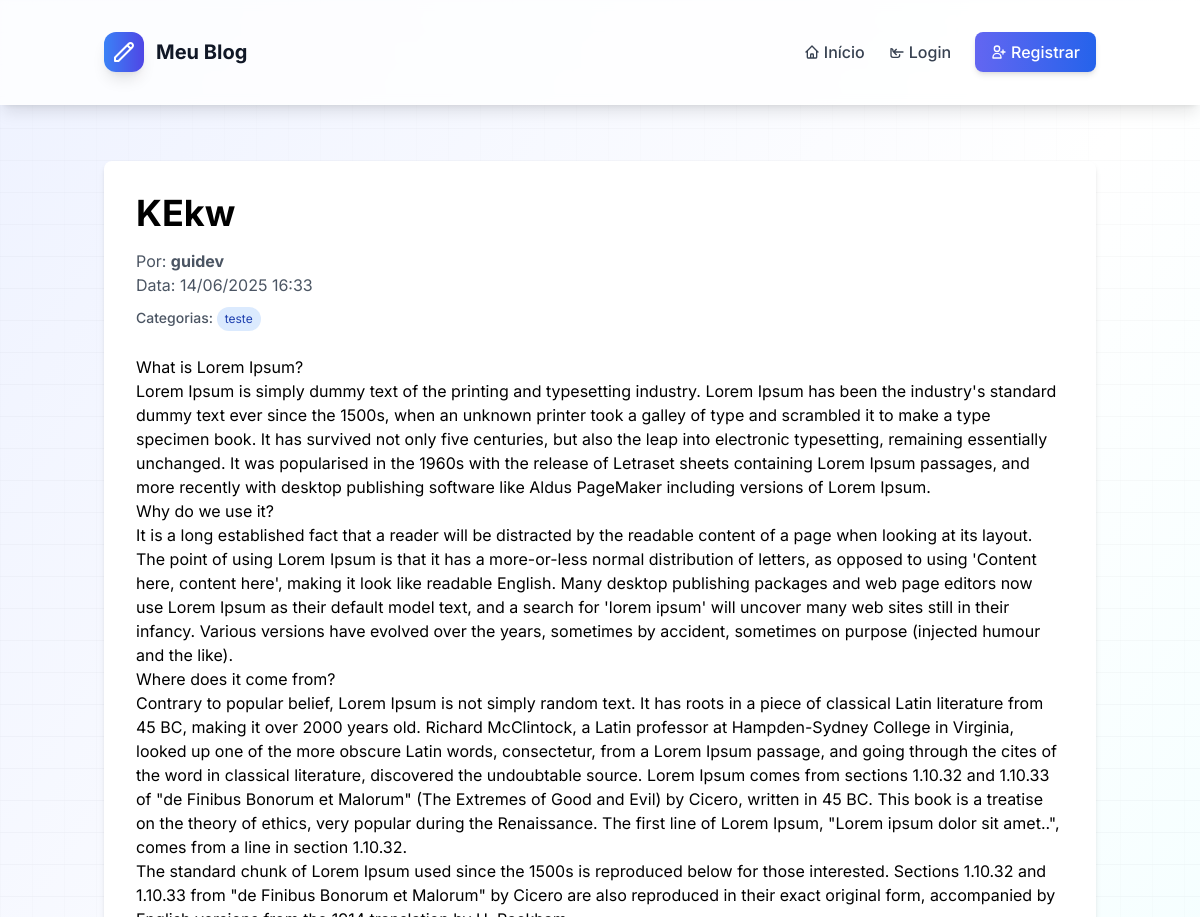
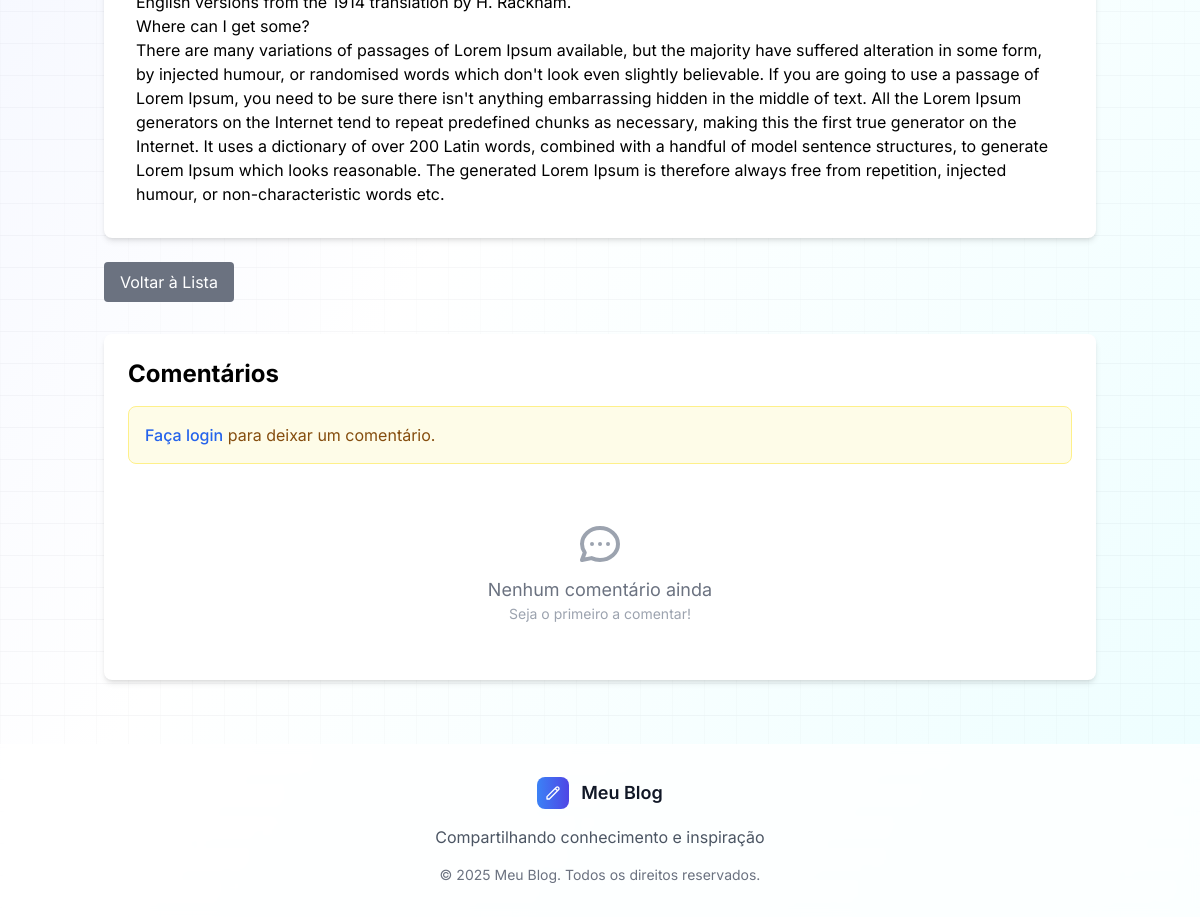
Before: /artigo/2/ with the older database file (2 pictures, top to bottom).
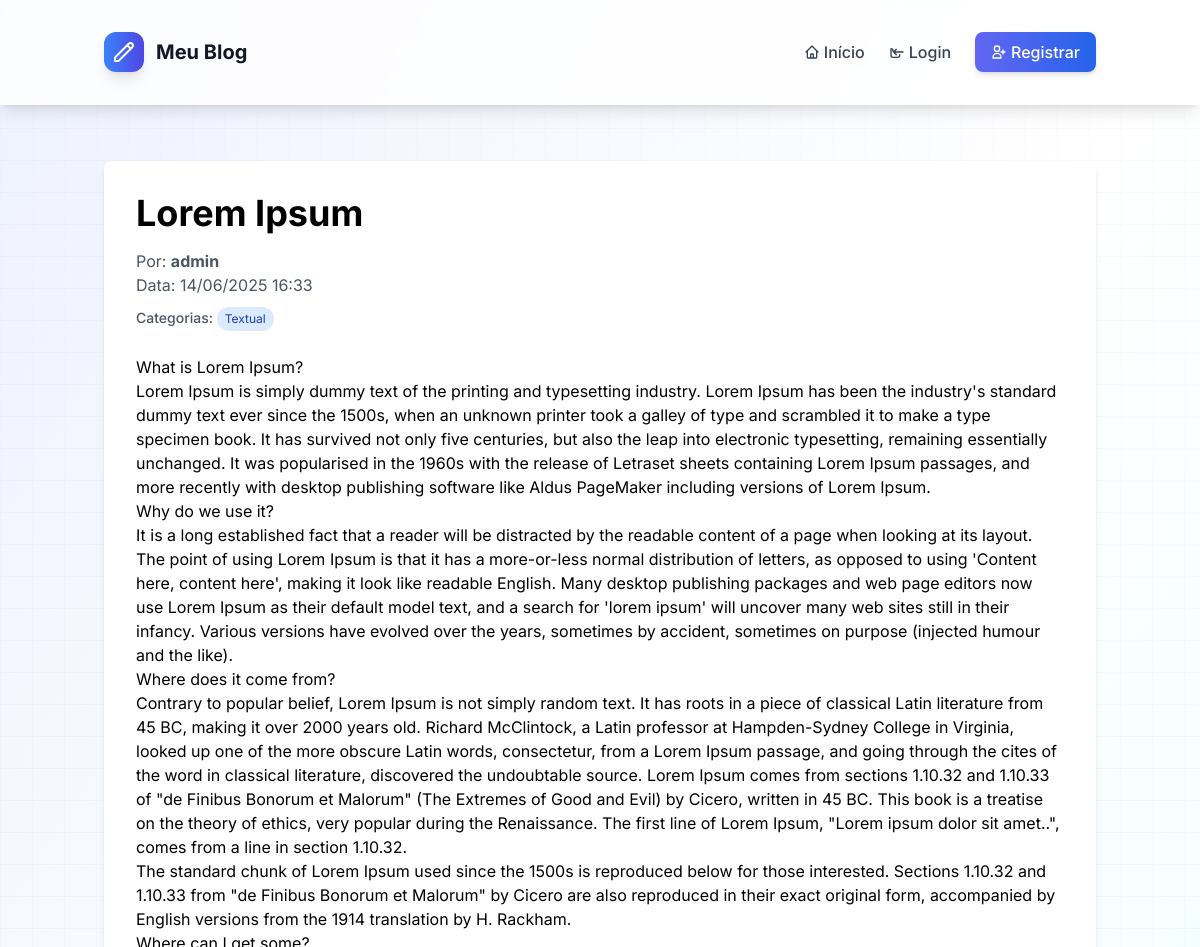
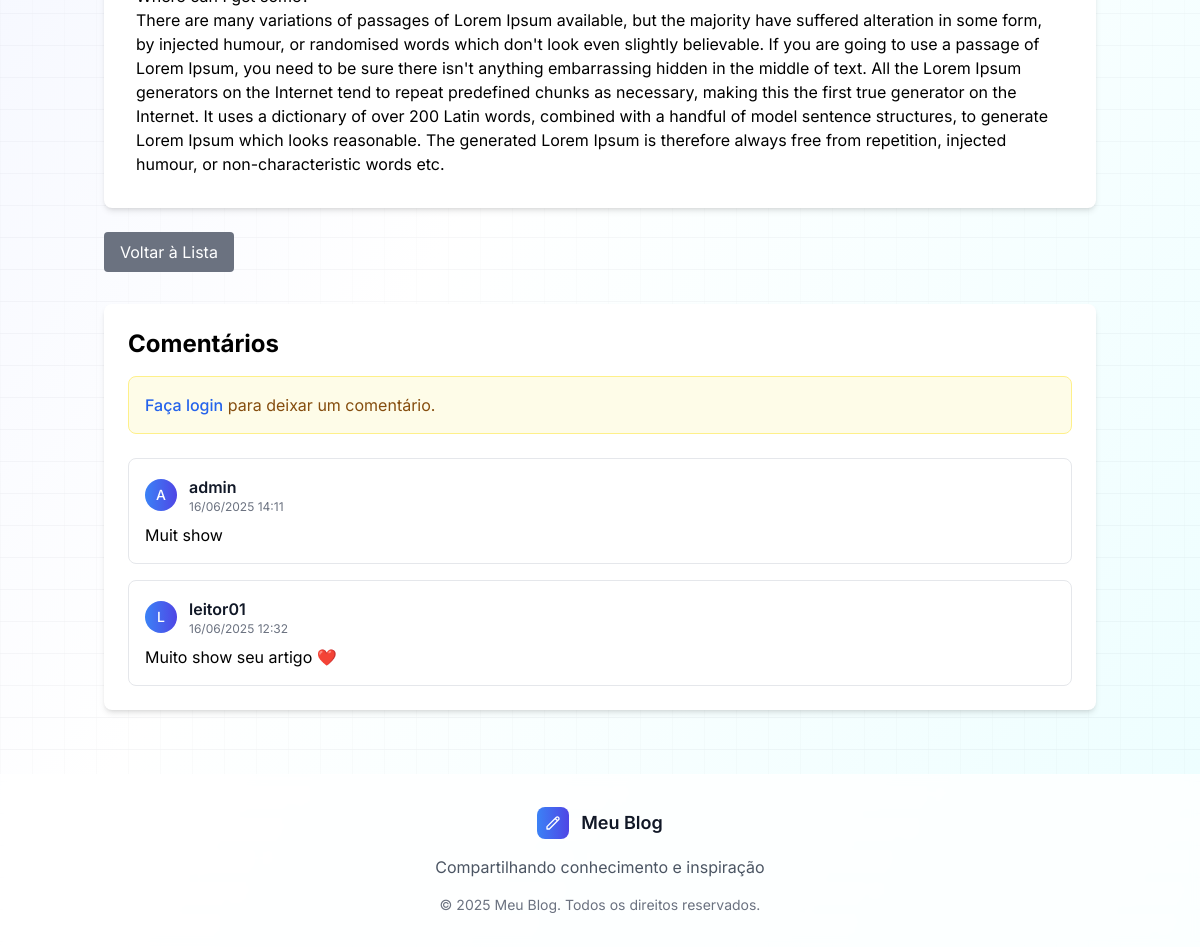
After: the same page with the newer database file (2 pictures, top to bottom).
### blog/models.py (models this page shows, shortened)
class Artigo(models.Model):
    titulo = models.CharField(max_length=200)
    conteudo = models.TextField()
    data_criacao = models.DateTimeField(auto_now_add=True)
    data_atualizacao = models.DateTimeField(auto_now=True)
    publicado = models.BooleanField(default=True)
    autor = models.ForeignKey(Usuario, on_delete=models.CASCADE, related_name='artigos')
    categorias = models.ManyToManyField(Categoria, related_name='artigos')
    class Meta:
        verbose_name = 'Artigo'
        verbose_name_plural = 'Artigos'
        ordering = ['-data_criacao']

class Usuario(AbstractUser):
    LEITOR = 'leitor'
    REDATOR = 'redator'
    ADMIN = 'admin'
    TIPO_USUARIO_CHOICES = [
        (LEITOR, 'Leitor'),
        (REDATOR, 'Redator'),
        (ADMIN, 'Administrador'),
    ]
    tipo_usuario = models.CharField(
        max_length=10,
        choices=TIPO_USUARIO_CHOICES,
        default=LEITOR,
    )
    groups = models.ManyToManyField(
        Group,
        verbose_name='groups',
        blank=True,
        related_name='blog_users',
        related_query_name='user',
    )
    user_permissions = models.ManyToManyField(
        Permission,
        verbose_name='user permissions',
        blank=True,
        related_name='blog_users',
        related_query_name='user',
    )
    class Meta:
        verbose_name = 'Usuário'
        verbose_name_plural = 'Usuários'

class Categoria(models.Model):
    nome = models.CharField(max_length=100)
    descricao = models.TextField(blank=True)
    class Meta:
        verbose_name = 'Categoria'
        verbose_name_plural = 'Categorias'

class Comentario(models.Model):
    artigo = models.ForeignKey(Artigo, on_delete=models.CASCADE, related_name='comentarios')
    autor = models.ForeignKey(Usuario, on_delete=models.CASCADE, related_name='comentarios')
    conteudo = models.TextField()
    data_criacao = models.DateTimeField(auto_now_add=True)
    data_atualizacao = models.DateTimeField(auto_now=True)
    class Meta:
        verbose_name = 'Comentário'
        verbose_name_plural = 'Comentários'
        ordering = ['-data_criacao']

### blog/views.py (the view)
# urls.py: path('artigo/<int:pk>/', views.artigo_detail, name='artigo_detail'),
def artigo_detail(request, pk):
    artigo = get_object_or_404(Artigo, pk=pk)
    return render(request, 'blog/artigo_detail.html', {'artigo': artigo})

### blog/templates/blog/artigo_detail.html (shortened to what this page needs)
{% extends 'blog/base.html' %}
{% block content %}
<div class="container mx-auto mt-10">
    <article class="bg-white shadow-md rounded-lg p-8">
        <h1 class="text-4xl font-bold mb-4">{{ artigo.titulo }}</h1>
        <div class="text-gray-600 mb-6">
            <p>Por: <strong>{{ artigo.autor.username }}</strong></p>
            <p>Data: {{ artigo.data_criacao|date:"d/m/Y H:i" }}</p>
            {% if artigo.categorias.all %}
                <div class="mt-2">
                    <span class="text-sm font-medium">Categorias: </span>
                    {% for categoria in artigo.categorias.all %}
                        <a href="{% url 'categoria_detail' categoria.pk %}" class="inline-block bg-blue-100 text-blue-800 text-xs px-2 py-1 rounded-full mr-1 hover:bg-blue-200">
                            {{ categoria.nome }}
                        </a>
                    {% endfor %}
                </div>
            {% endif %}
        </div>
        <div class="prose max-w-none">
            {{ artigo.conteudo|linebreaks }}
        </div>
    </article>
    <div class="mt-6 flex flex-wrap items-center justify-between gap-2">
        <div class="flex flex-wrap items-center gap-2">
            <a href="{% url 'artigo_list' %}" class="bg-gray-500 text-white px-4 py-2 rounded hover:bg-gray-600 h-10 flex items-center">Voltar à Lista</a>
        </div>
    </div>
    <div class="mt-8 bg-white shadow-md rounded-lg p-6">
        <h2 class="text-2xl font-bold mb-4">Comentários</h2>
        {% if user.is_authenticated %}
            <div class="mb-6 p-4 bg-gray-50 rounded-lg">
                <h3 class="text-lg font-semibold mb-3">Deixe seu comentário</h3>
                <form method="post" action="{% url 'comentario_create' artigo.pk %}">
                    {% csrf_token %}
                    <div class="mb-4">
                        <textarea
                            name="conteudo"
                            rows="3"
                            class="w-full border border-gray-300 rounded-lg p-3 focus:ring-2 focus:ring-blue-500 focus:border-transparent"
                            placeholder="Escreva seu comentário aqui..."
                            required
                        ></textarea>
                    </div>
                    <div class="flex justify-end">
                        <button type="submit" class="bg-blue-500 text-white px-6 py-2 rounded-lg hover:bg-blue-600 transition duration-200">
                            💬 Comentar
                        </button>
                    </div>
                </form>
            </div>
        {% else %}
            <div class="mb-6 p-4 bg-yellow-50 border border-yellow-200 rounded-lg">
                <p class="text-yellow-800">
                    <a href="{% url 'login' %}" class="text-blue-600 hover:underline font-medium">Faça login</a>
                    para deixar um comentário.
                </p>
            </div>
        {% endif %}
        <div class="space-y-4">
            {% for comentario in artigo.comentarios.all %}
                <div class="border border-gray-200 rounded-lg p-4 hover:bg-gray-50 transition duration-200">
                    <div class="flex items-start justify-between">
                        <div class="flex-1">
                            <div class="flex items-center mb-2">
                                <div class="w-8 h-8 bg-gradient-to-r from-blue-500 to-indigo-600 rounded-full flex items-center justify-center mr-3">
                                    <span class="text-white text-sm font-medium">
                                        {{ comentario.autor.username|first|upper }}
                                    </span>
                                </div>
                                <div>
                                    <h4 class="font-semibold text-gray-900">{{ comentario.autor.username }}</h4>
                                    <p class="text-xs text-gray-500">{{ comentario.data_criacao|date:"d/m/Y H:i" }}</p>
                                </div>
                            </div>
                            <p class="text-gray-700 ml-11">{{ comentario.conteudo|linebreaks }}</p>
                        </div>
                    </div>
                </div>
            {% empty %}
                <div class="text-center py-8">
                    <div class="text-gray-400 mb-2">
                    </div>
                    <p class="text-gray-500 text-lg">Nenhum comentário ainda</p>
                    <p class="text-gray-400 text-sm">Seja o primeiro a comentar!</p>
                </div>
            {% endfor %}
        </div>
    </div>
</div>
{% endblock %}

### blog/templates/blog/base.html (shortened to what this page needs)
{% load static %}
<!DOCTYPE html>
<html lang="pt-BR">
<head>
    <script src="https://cdn.tailwindcss.com"></script>
    <link href="{% static 'css/style.css' %}" rel="stylesheet">
</head>
<body class="bg-gradient-to-br from-indigo-50 via-white to-cyan-50 min-h-screen font-inter flex flex-col">
    <header class="bg-white/80 backdrop-blur-sm shadow-lg border-b border-white/20 sticky top-0 z-50">
        <div class="container mx-auto px-4 py-4">
            <nav class="flex items-center justify-between">
                <div class="flex items-center space-x-3">
                    <div class="h-10 w-10 bg-gradient-to-r from-blue-500 to-indigo-600 rounded-xl flex items-center justify-center shadow-lg">
                        <svg class="h-6 w-6 text-white" fill="none" stroke="currentColor" viewBox="0 0 24 24">
                            <path stroke-linecap="round" stroke-linejoin="round" stroke-width="2" d="M15.232 5.232l3.536 3.536m-2.036-5.036a2.5 2.5 0 113.536 3.536L6.5 21.036H3v-3.572L16.732 3.732z"></path>
                        </svg>
                    </div>
                    <a href="{% url 'index' %}" class="text-xl font-bold text-gray-900 hover:text-indigo-600 transition duration-200">
                        Meu Blog
                    </a>
                </div>
                <div class="hidden md:flex items-center space-x-6">
                    <a href="{% url 'index' %}" class="text-gray-700 hover:text-indigo-600 font-medium transition duration-200 flex items-center">
                        <svg class="w-4 h-4 mr-1" fill="none" stroke="currentColor" viewBox="0 0 24 24">
                            <path stroke-linecap="round" stroke-linejoin="round" stroke-width="2" d="M3 12l2-2m0 0l7-7 7 7M5 10v10a1 1 0 001 1h3m10-11l2 2m-2-2v10a1 1 0 01-1 1h-3m-6 0a1 1 0 001-1v-4a1 1 0 011-1h2a1 1 0 011 1v4a1 1 0 001 1m-6 0h6"></path>
                        </svg>
                        Início
                    </a>
                    {% if user.is_authenticated %}
                        {% if user.is_redator or user.is_admin %}
                            <a href="{% url 'artigo_create' %}" class="bg-gradient-to-r from-indigo-500 to-blue-600 text-white px-4 py-2 rounded-lg font-medium hover:from-indigo-600 hover:to-blue-700 transition duration-200 shadow-md flex items-center">
                                <svg class="w-4 h-4 mr-1" fill="none" stroke="currentColor" viewBox="0 0 24 24">
                                    <path stroke-linecap="round" stroke-linejoin="round" stroke-width="2" d="M12 6v6m0 0v6m0-6h6m-6 0H6"></path>
                                </svg>
                                {% if user.is_admin %}Criar e Publicar{% else %}Submeter Artigo{% endif %}
                            </a>
                        {% endif %}
                        {% if user.is_admin %}
                            <a href="{% url 'categoria_create' %}" class="text-gray-700 hover:text-indigo-600 font-medium transition duration-200 flex items-center">
                                <svg class="w-4 h-4 mr-1" fill="none" stroke="currentColor" viewBox="0 0 24 24">
                                    <path stroke-linecap="round" stroke-linejoin="round" stroke-width="2" d="M12 6v6m0 0v6m0-6h6m-6 0H6"></path>
                                </svg>
                                Nova Categoria
                            </a>
                            <a href="{% url 'solicitacoes_redator' %}" class="text-gray-700 hover:text-indigo-600 font-medium transition duration-200 flex items-center">
                                <svg class="w-4 h-4 mr-1" fill="none" stroke="currentColor" viewBox="0 0 24 24">
                                    <path stroke-linecap="round" stroke-linejoin="round" stroke-width="2" d="M12 4v8m0 0v8m-8-8h16"/>
                                </svg>
                                Solicitações de Redator
                            </a>
                            <a href="{% url 'solicitacoes_artigo' %}" class="text-gray-700 hover:text-indigo-600 font-medium transition duration-200 flex items-center">
                                <svg class="w-4 h-4 mr-1" fill="none" stroke="currentColor" viewBox="0 0 24 24">
                                    <path stroke-linecap="round" stroke-linejoin="round" stroke-width="2" d="M9 12h6m-6 4h6m2 5H7a2 2 0 01-2-2V5a2 2 0 012-2h5.586a1 1 0 01.707.293l5.414 5.414a1 1 0 01.293.707V19a2 2 0 01-2 2z"/>
                            </svg>
                            Aprovar Artigos
                        </a>
                    {% endif %}
                    {% if user.is_leitor and not user.is_redator and not user.is_admin %}
                        <a href="{% url 'solicitar_redator' %}" class="bg-gradient-to-r from-green-500 to-green-600 text-white px-4 py-2 rounded-lg font-medium hover:from-green-600 hover:to-green-700 transition duration-200 shadow-md flex items-center">
                            <svg class="w-4 h-4 mr-1" fill="none" stroke="currentColor" viewBox="0 0 24 24">
                                <path stroke-linecap="round" stroke-linejoin="round" stroke-width="2" d="M15 12a3 3 0 11-6 0 3 3 0 016 0z M2.458 12C3.732 7.943 7.523 5 12 5c4.478 0 8.268 2.943 9.542 7-1.274 4.057-5.064 7-9.542 7-4.477 0-8.268-2.943-9.542-7z"></path>
                            </svg>
                            Ser Redator
                        </a>
                    {% endif %}
                    <a href="{% url 'logout' %}" class="text-gray-700 hover:text-red-600 font-medium transition duration-200 flex items-center">
                        <svg class="w-4 h-4 mr-1" fill="none" stroke="currentColor" viewBox="0 0 24 24">
                            <path stroke-linecap="round" stroke-linejoin="round" stroke-width="2" d="M17 16l4-4m0 0l-4-4m4 4H7m6 4v1a3 3 0 01-3 3H6a3 3 0 01-3-3V7a3 3 0 013 3v1"></path>
                        </svg>
                        Sair
                    </a>
                    <div class="flex items-center text-sm text-gray-600 bg-gray-100 px-3 py-1 rounded-full">
                        <svg class="w-4 h-4 mr-1" fill="none" stroke="currentColor" viewBox="0 0 24 24">
                            <path stroke-linecap="round" stroke-linejoin="round" stroke-width="2" d="M16 7a4 4 0 11-8 0 4 4 0 018 0zM12 14a7 7 0 00-7 7h14a7 7 0 00-7-7z"></path>
                        </svg>
                        {{ user.username }}
                    </div>
                {% else %}
                    <a href="{% url 'login' %}" class="text-gray-700 hover:text-indigo-600 font-medium transition duration-200 flex items-center">
                        <svg class="w-4 h-4 mr-1" fill="none" stroke="currentColor" viewBox="0 0 24 24">
                            <path stroke-linecap="round" stroke-linejoin="round" stroke-width="2" d="M11 16l-4-4m0 0l4-4m-4 4h14m-5 4v1a3 3 0 01-3 3H6a3 3 0 01-3-3V7a3 3 0 013 3v1"></path>
                        </svg>
                        Login
                    </a>
                    <a href="{% url 'register' %}" class="bg-gradient-to-r from-indigo-500 to-blue-600 text-white px-4 py-2 rounded-lg font-medium hover:from-indigo-600 hover:to-blue-700 transition duration-200 shadow-md flex items-center">
                        <svg class="w-4 h-4 mr-1" fill="none" stroke="currentColor" viewBox="0 0 24 24">
                            <path stroke-linecap="round" stroke-linejoin="round" stroke-width="2" d="M18 9v3m0 0v3m0-3h3m-3 0h-3m-2-5a4 4 0 11-8 0 4 4 0 018 0zM3 20a6 6 0 0112 0v1H3v-1z"></path>
                        </svg>
                        Registrar
                    </a>
                {% endif %}
            </div>
        </nav>
    </div>
</header>
<main class="flex-1">
    {% block content %}{% endblock %}
</main>
<footer class="bg-white/80 backdrop-blur-sm border-t border-white/20 mt-12">
    <div class="container mx-auto px-4 py-8">
        <div class="text-center">
            <div class="flex justify-center items-center space-x-3 mb-4">
                <div class="h-8 w-8 bg-gradient-to-r from-blue-500 to-indigo-600 rounded-lg flex items-center justify-center">
                    <svg class="h-4 w-4 text-white" fill="none" stroke="currentColor" viewBox="0 0 24 24">
                        <path stroke-linecap="round" stroke-linejoin="round" stroke-width="2" d="M15.232 5.232l3.536 3.536m-2.036-5.036a2.5 2.5 0 113.536 3.536L6.5 21.036H3v-3.572L16.732 3.732z"></path>
                    </svg>
                </div>
                <span class="text-lg font-semibold text-gray-900">Meu Blog</span>
            </div>
            <p class="text-gray-600 mb-4">Compartilhando conhecimento e inspiração</p>
            <p class="text-sm text-gray-500">© 2025 Meu Blog. Todos os direitos reservados.</p>
        </div>
    </div>
</footer>
</body>
</html>

### static/css/style.css (style rules this page uses)
body { font-family: 'Inter', sans-serif; line-height: 1.6; margin: 0; padding: 0; background-color: #f9fafb; }
header { background-color: #3b82f6; color: white; padding: 1rem; text-align: center; }
h1, h2, h3 { margin: 0.5rem 0; }
a { color: #3b82f6; text-decoration: none; }
.container { max-width: 1200px; margin: 0 auto; padding: 1rem; }

### blog/templates/blog/base.html (style rules this page uses)
.font-inter { font-family: 'Inter', sans-serif; }

Changed rows visible on the page:
removed Categoria: nome "teste"
changed Artigo: titulo "KEkw" → "Lorem Ipsum"; autor.username "guidev" → "admin"
added Categoria: nome "Textual"
added Comentario: autor.username|first "A", autor.username "admin", data_criacao "16/06/2025 14:11", conteudo "Muit show"
added Comentario: autor.username|first "L", autor.username "leitor01", data_criacao "16/06/2025 12:32", conteudo "Muito show seu artigo ❤️"
Other visible differences:
text no longer shown: "Nenhum comentário ainda Seja o primeiro a comentar!"
